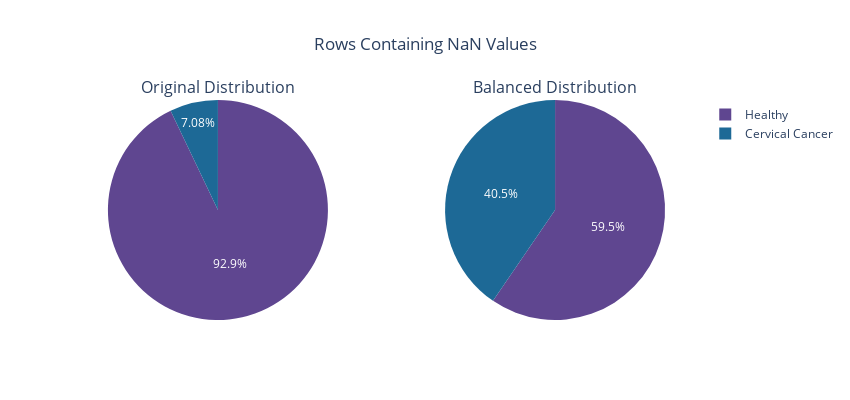

Source (notebook cell):
### Code cell
#Plot
color_1 = [px.colors.qualitative.Prism[0], px.colors.qualitative.Prism[1]]

y_train_counts = y_train.value_counts().reset_index()
y_train_counts.columns = ['Class', 'Count']
y_train_counts['Class'] = y_train_counts['Class'].map({0: 'Healthy', 1: 'Cervical Cancer'})

y_train_sm_counts = y_train_sm.value_counts().reset_index()
y_train_sm_counts.columns = ['Class', 'Count']
y_train_sm_counts['Class'] = y_train_sm_counts['Class'].map({0: 'Healthy', 1: 'Cervical Cancer'})

targ_fig = make_subplots(1, 2, specs=[[{"type":"domain"}, {"type":"domain"}]],
    subplot_titles=["Original Distribution", "Balanced Distribution"])

targ_fig.add_trace(go.Pie(labels=y_train_counts["Class"],
    values=y_train_counts["Count"],
    marker_colors=color_1), 1, 1)

targ_fig.add_trace(go.Pie(labels=y_train_sm_counts["Class"],
    values=y_train_sm_counts["Count"],
    marker_colors=color_1), 1, 2)

targ_fig.update_layout(title_text="Rows Containing NaN Values",
    width=850, height= 400,
    title_x=0.5)

targ_fig.show()

### Figure 1 — Plotly figure (JSON) as saved in the notebook; plotly's stock layout.template omitted (floating-point values rounded to 4 significant figures)
{"data": [{"domain": {"x": [0, 0.45], "y": [0, 1]}, "labels": ["Healthy", "Cervical Cancer"], "marker": {"colors": ["rgb(95, 70, 144)", "rgb(29, 105, 150)"]}, "type": "pie", "values": [433, 33]}, {"domain": {"x": [0.55, 1], "y": [0, 1]}, "labels": ["Cervical Cancer", "Healthy"], "marker": {"colors": ["rgb(95, 70, 144)", "rgb(29, 105, 150)"]}, "type": "pie", "values": [387, 263]}], "layout": {"annotations": [{"font": {"size": 16}, "showarrow": false, "text": "Original Distribution", "x": 0.225, "xanchor": "center", "xref": "paper", "y": 1, "yanchor": "bottom", "yref": "paper"}, {"font": {"size": 16}, "showarrow": false, "text": "Balanced Distribution", "x": 0.775, "xanchor": "center", "xref": "paper", "y": 1, "yanchor": "bottom", "yref": "paper"}], "height": 400, "title": {"text": "Rows Containing NaN Values", "x": 0.5}, "width": 850}}
